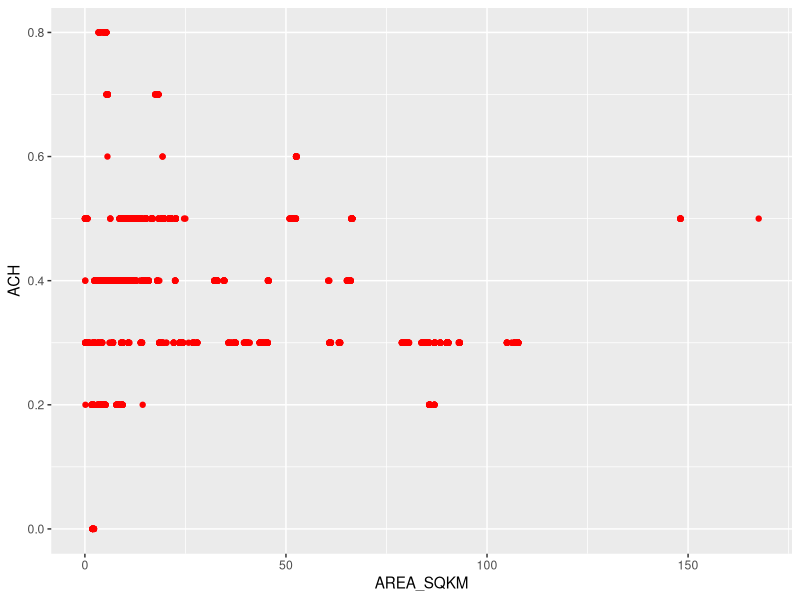
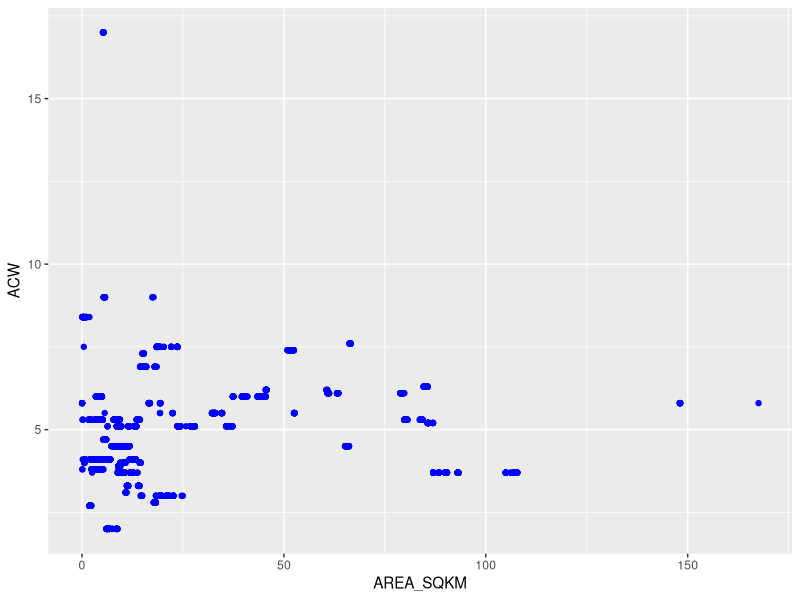

The R script that drew these images, in order:
## ---- chunk 1
library(stats)
library(stats4)
library(ggplot2)

channels <- read.csv("Full_Matched_Sprague_Reaches.csv")
width_coefficient <- cor.test(channels$ACW, channels$AREA_SQKM)
width_coefficient$estimate

height_coefficient <- cor.test(channels$ACH, channels$AREA_SQKM)
height_coefficient$estimate

height_plot <- ggplot(channels,aes(x=AREA_SQKM))+
  geom_point(aes(y=ACH), col = 'red') 

height_plot
  
width_plot <- ggplot(channels,aes(x=AREA_SQKM))+
  geom_point(aes(y=ACW), col = 'blue')

width_plot
